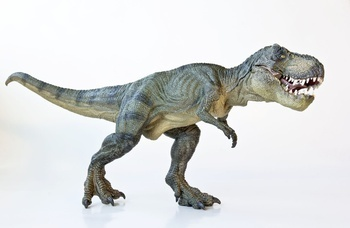
#> input picture images/d.png, 350 x 228 px
$ python thresholding.py
#> lines starting #> are read from the running program, lines starting #| are printed output that depends on the picture; after the words box and inside, x2 and y2 are one past the last pixel; in counts of white or black regions, pixels touching at a corner belong together
import cv2
import numpy as np

img = cv2.imread('images/d.png', 0)
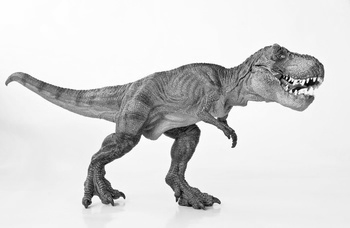
#> img: shape (228, 350); min 1, max 255, mean 215.9
cv2.imshow('img', img)

''' Thresholding is a act of converting an image to binary form

    cv2.threshold(img, Threshold_Value, Max_value, Threshold_Type)
    here Threshold_value is the value above that every value becomes 255 (White) and
    everything below becomes 0 (Black)

'''
ret, threshold = cv2.threshold(img, 127, 255, cv2.THRESH_BINARY)
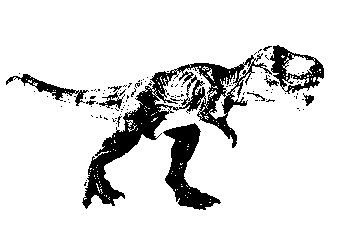
#> threshold: shape (228, 350); 87.4% white; 127 black regions (117 under 20 px), largest, box (x1, y1, x2, y2) and area: (82, 53, 272, 209) 5689, (163, 123, 221, 210) 2026, (270, 45, 324, 94) 1038
cv2.imshow('threshold', threshold)

# Adaptive thresholding
thresh = cv2.adaptiveThreshold(img, 255, cv2.ADAPTIVE_THRESH_MEAN_C, cv2.THRESH_BINARY, 3, 5)
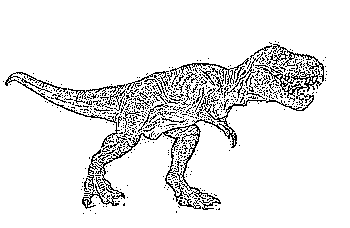
#> thresh: shape (228, 350); 90.9% white; black in thin lines or dots, all inside (x1, y1, x2, y2) = (3, 41, 327, 214)
cv2.imshow('Adaptive', thresh)

cv2.waitKey(0)
cv2.destroyAllWindows()
